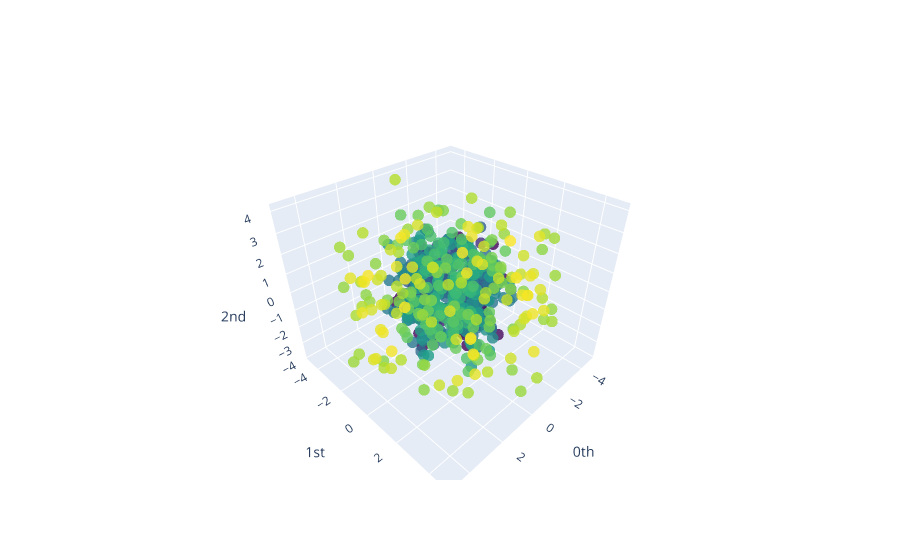

Notebook cell for this chart:
### Code cell
# Visualize a preprocessing example
plot_point_cloud(DATA[0])

### Figure 1 — Plotly figure (JSON) as saved in the notebook; plotly's stock layout.template omitted (floating-point values rounded to 4 significant figures; data arrays with more than 128 entries replaced by an {"elided": "..."} marker saying what was removed)
{"data": [{"marker": {"color": {"elided": "671 int values"}, "colorscale": [[0, "#440154"], [0.1111, "#482878"], [0.2222, "#3e4989"], [0.3333, "#31688e"], [0.4444, "#26828e"], [0.5556, "#1f9e89"], [0.6667, "#35b779"], [0.7778, "#6ece58"], [0.8889, "#b5de2b"], [1, "#fde725"]], "opacity": 0.8, "size": 4}, "mode": "markers", "type": "scatter3d", "x": {"elided": "671 float values"}, "y": {"elided": "671 float values"}, "z": {"elided": "671 float values"}}], "layout": {"scene": {"xaxis": {"exponentformat": "e", "showexponent": "all", "title": {"text": "0th"}, "type": "linear"}, "yaxis": {"exponentformat": "e", "showexponent": "all", "title": {"text": "1st"}, "type": "linear"}, "zaxis": {"exponentformat": "e", "showexponent": "all", "title": {"text": "2nd"}, "type": "linear"}}}}
